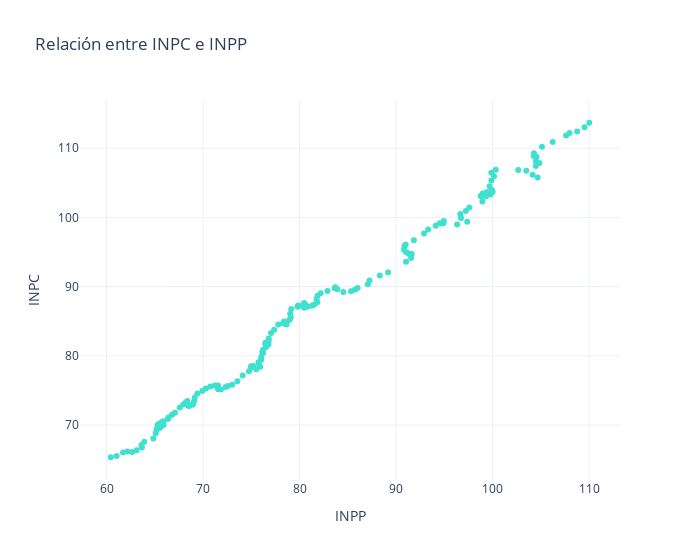

Notebook cell for this chart:
### Code cell
fig = go.Figure()
fig.add_trace(go.Scatter(
    x=df['IPP'], y=df['IPC'], mode='markers', marker_color="turquoise"
))
fig.update_layout(
    template='plotly_white', width=700,
    title_text="Relación entre INPC e INPP"
)
fig.update_xaxes(title_text='INPP')
fig.update_yaxes(title_text='INPC')
fig.show()

### Figure 1 — Plotly figure (JSON) as saved in the notebook; plotly's stock layout.template omitted (floating-point values rounded to 4 significant figures; data arrays with more than 128 entries replaced by an {"elided": "..."} marker saying what was removed)
{"data": [{"marker": {"color": "turquoise"}, "mode": "markers", "type": "scatter", "x": {"elided": "163 float values"}, "y": {"elided": "163 float values"}}], "layout": {"title": {"text": "Relación entre INPC e INPP"}, "width": 700, "xaxis": {"title": {"text": "INPP"}}, "yaxis": {"title": {"text": "INPC"}}}}
